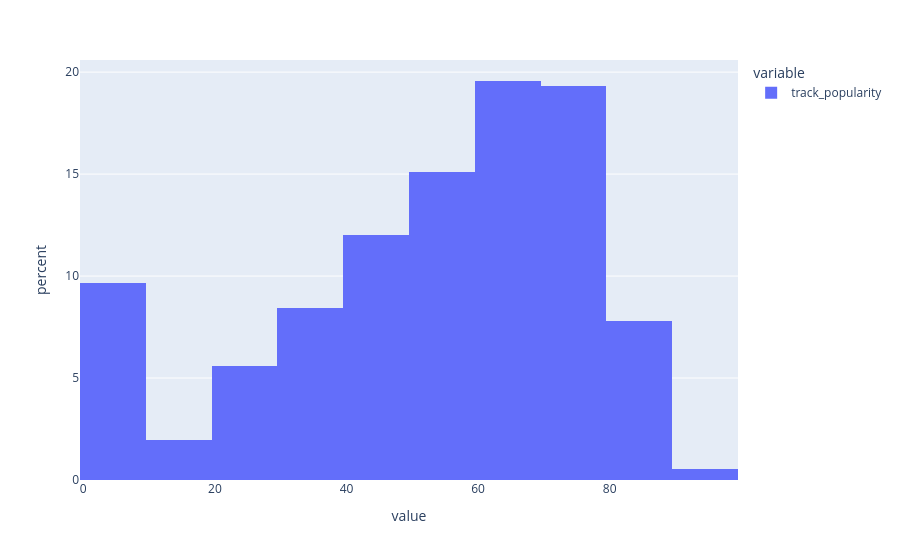

Source (notebook cell):
### Code cell
fig=px.histogram(df["track_popularity"],histnorm="percent",nbins = 10)
fig.show()

### Figure 1 — Plotly figure (JSON) as saved in the notebook; plotly's stock layout.template omitted (floating-point values rounded to 4 significant figures; data arrays with more than 128 entries replaced by an {"elided": "..."} marker saying what was removed)
{"data": [{"bingroup": "x", "histnorm": "percent", "hovertemplate": "variable=track_popularity<br>value=%{x}<br>percent=%{y}<extra></extra>", "legendgroup": "track_popularity", "marker": {"color": "#636efa", "pattern": {"shape": ""}}, "name": "track_popularity", "nbinsx": 10, "orientation": "v", "showlegend": true, "type": "histogram", "x": {"elided": "8582 int values"}, "xaxis": "x", "yaxis": "y"}], "layout": {"barmode": "relative", "legend": {"title": {"text": "variable"}, "tracegroupgap": 0}, "margin": {"t": 60}, "xaxis": {"anchor": "y", "domain": [0, 1], "title": {"text": "value"}}, "yaxis": {"anchor": "x", "domain": [0, 1], "title": {"text": "percent"}}}}
